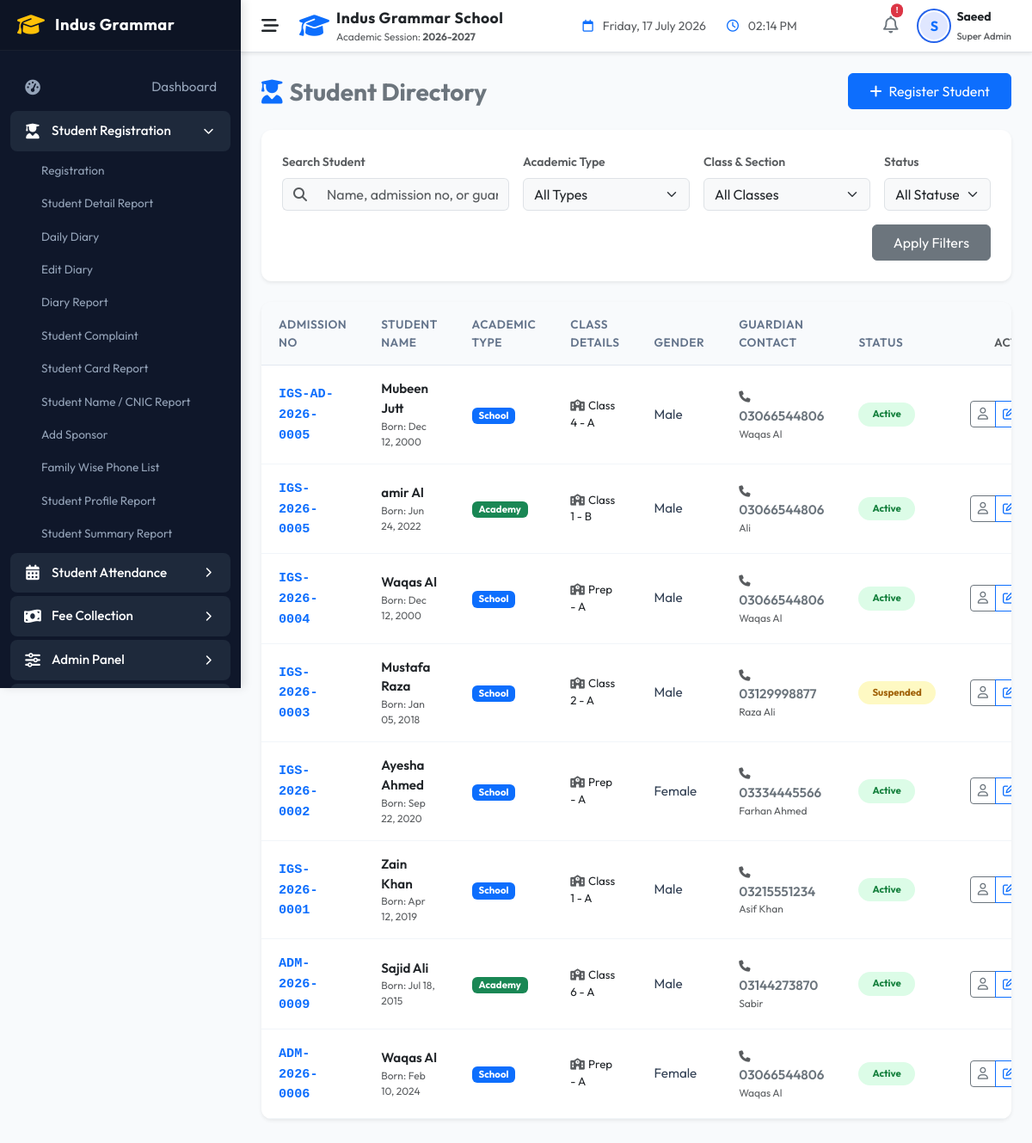
The app's page /indus-grammar-school-erp/modules/students/list.php (signed in) with its own data.
### tables this page shows
CREATE TABLE `students` (
  `id` int NOT NULL AUTO_INCREMENT,
  `admission_no` varchar(30) NOT NULL,
  `first_name` varchar(50) NOT NULL,
  `last_name` varchar(50) NOT NULL,
  `gender` enum('Male','Female','Other') NOT NULL,
  `date_of_birth` date NOT NULL,
  `enrollment_date` date NOT NULL,
  `class_id` int DEFAULT NULL,
  `status` enum('Active','Inactive','Suspended') DEFAULT 'Active',
  `guardian_name` varchar(100) NOT NULL,
  `guardian_phone` varchar(20) NOT NULL,
  `guardian_email` varchar(100) DEFAULT NULL,
  `address` text NOT NULL,
  `created_at` timestamp NULL DEFAULT CURRENT_TIMESTAMP,
  `updated_at` timestamp NULL DEFAULT CURRENT_TIMESTAMP ON UPDATE CURRENT_TIMESTAMP,
  `academic_type` varchar(50) NOT NULL DEFAULT 'School',
  `school_class` varchar(100) DEFAULT NULL,
  `school_section` varchar(50) DEFAULT NULL,
  `academy_program` varchar(100) DEFAULT NULL,
  `academy_batch` varchar(100) DEFAULT NULL,
  PRIMARY KEY (`id`),
  UNIQUE KEY `admission_no` (`admission_no`),
  KEY `idx_students_class` (`class_id`),
  KEY `idx_students_status` (`status`),
  KEY `idx_students_name` (`first_name`,`last_name`),
  CONSTRAINT `students_ibfk_1` FOREIGN KEY (`class_id`) REFERENCES `classes` (`id`)
);

CREATE TABLE `classes` (
  `id` int NOT NULL AUTO_INCREMENT,
  `class_name` varchar(50) NOT NULL,
  `section` varchar(10) NOT NULL,
  `created_at` timestamp NULL DEFAULT CURRENT_TIMESTAMP,
  PRIMARY KEY (`id`),
  UNIQUE KEY `idx_class_section` (`class_name`,`section`)
);

### indus-grammar-school-erp/helpers/helpers.php (called while the page is built, shortened)
<?php
function sanitize($data) {
    if (is_array($data)) {
        foreach ($data as $key => $value) {
            $data[$key] = sanitize($value);
        }
    } else {
        $data = trim($data);
        $data = stripslashes($data);
        $data = htmlspecialchars($data, ENT_QUOTES, 'UTF-8');
    }
    return $data;
}
function hasPermission(string $permissionCode): bool {
    if (($_SESSION['role_code'] ?? '') === ROLE_SUPER_ADMIN) {
        return true;
    }
    $permissions = $_SESSION['permissions'] ?? [];
    return in_array($permissionCode, $permissions);
}

### indus-grammar-school-erp/models/Student.php (called while the page is built, shortened)
<?php
class Student {
    public static function all(array $filters = [], int $limit = 10, int $offset = 0): array {
        try {
            $db = Database::getConnection();
            $sql = "SELECT s.*, c.class_name, c.section
                    FROM students s
                    LEFT JOIN classes c ON s.class_id = c.id
                    WHERE 1=1";
            $params = [];
            $sql .= " ORDER BY s.admission_no DESC LIMIT :limit OFFSET :offset";
            $stmt = $db->prepare($sql);
            $stmt->bindValue('limit', $limit, PDO::PARAM_INT);
            $stmt->bindValue('offset', $offset, PDO::PARAM_INT);
            $stmt->execute();
            return $stmt->fetchAll();
        } catch (PDOException $e) {
            error_log("Student::all error: " . $e->getMessage());
            return [];
        }
    }
}

### indus-grammar-school-erp/modules/students/list.php (the view, shortened to what this page needs)
<?php
include_once __DIR__ . '/../../includes/header.php';
$filters = [
    'class_id' => isset($_GET['class_id']) ? (int)$_GET['class_id'] : null,
    'status' => isset($_GET['status']) ? sanitize($_GET['status']) : null,
    'search' => isset($_GET['search']) ? sanitize($_GET['search']) : null,
    'academic_type' => isset($_GET['academic_type']) ? sanitize($_GET['academic_type']) : null
];
$limit = 10;
$page = isset($_GET['page']) ? (int)$_GET['page'] : 1;
$offset = ($page - 1) * $limit;
$students = Student::all($filters, $limit, $offset);
?>
<div class="row mb-4 align-items-center">
    <div class="col-sm-6">
        <h3 class="fw-bold text-secondary mb-0"><i class="fa-solid fa-user-graduate me-2 text-primary"></i>Student Directory</h3>
    </div>
    <div class="col-sm-6 text-sm-end mt-3 mt-sm-0">
        <?php if (hasPermission('student_create')): ?>
            <a href="registration.php" class="btn btn-primary px-4 py-2"><i class="fa-solid fa-plus me-2"></i>Register Student</a>
        <?php endif; ?>
    </div>
</div>
<div class="card border-0 shadow-sm mb-4" style="border-radius: 12px;">
    <div class="card-body p-4">
        <form method="GET" action="list.php" class="row g-3">
            <div class="col-12 col-md-4">
                <label for="search" class="form-label small fw-semibold text-muted">Search Student</label>
                <div class="input-group">
                    <span class="input-group-text bg-light border-end-0"><i class="fa-solid fa-magnifying-glass text-muted"></i></span>
                    <input type="text" class="form-control bg-light border-start-0" id="search" name="search" value="<?php echo sanitize($filters['search'] ?? ''); ?>" placeholder="Name, admission no, or guardian...">
                </div>
            </div>
            <div class="col-12 col-sm-6 col-md-3">
                <label for="academic_type" class="form-label small fw-semibold text-muted">Academic Type</label>
                <select class="form-select bg-light" id="academic_type" name="academic_type">
                    <option value="">All Types</option>
                </select>
            </div>
            <div class="col-12 col-sm-6 col-md-3">
                <label for="class_id" class="form-label small fw-semibold text-muted">Class & Section</label>
                <select class="form-select bg-light" id="class_id" name="class_id">
                    <option value="">All Classes</option>
                </select>
            </div>
            <div class="col-12 col-sm-6 col-md-2">
                <label for="status" class="form-label small fw-semibold text-muted">Status</label>
                <select class="form-select bg-light" id="status" name="status">
                    <option value="">All Statuses</option>
                </select>
            </div>
            <div class="col-12 text-end mt-3">
                <button type="submit" class="btn btn-secondary px-4 py-2">Apply Filters</button>
            </div>
        </form>
    </div>
</div>
<div class="custom-table-card shadow-sm border-0 mb-4">
    <div class="table-responsive">
        <table class="table custom-table table-hover align-middle">
            <thead>
                <tr>
                    <th>Admission No</th>
                    <th>Student Name</th>
                    <th>Academic Type</th>
                    <th>Class Details</th>
                    <th>Gender</th>
                    <th>Guardian Contact</th>
                    <th>Status</th>
                    <th class="text-end text-muted d-print-none">Actions</th>
                </tr>
            </thead>
            <tbody>
                <?php if (empty($students)): ?>
                    <tr>
                        <td colspan="8" class="text-center py-5">
                            <div class="text-muted">
                                <i class="fa-solid fa-users-slash d-block fs-1 mb-3 text-secondary opacity-50"></i>
                                <h5>No Students Found</h5>
                                <p class="small mb-0">Try clearing filters or register a new student record to begin.</p>
                            </div>
                        </td>
                    </tr>
                <?php else: ?>
                    <?php foreach ($students as $student): ?>
                        <tr>
                            <td><strong class="text-primary font-monospace"><?php echo sanitize($student['admission_no']); ?></strong></td>
                            <td>
                                <div class="fw-semibold text-dark"><?php echo sanitize($student['first_name'] . ' ' . $student['last_name']); ?></div>
                                <div class="text-muted small" style="font-size: 0.75rem;">Born: <?php echo date('M d, Y', strtotime($student['date_of_birth'])); ?></div>
                            </td>
                            <td>
                                <?php
                                $type = $student['academic_type'] ?? 'School';
                                $typeBadge = 'bg-primary';
                                if ($type === 'Academy') $typeBadge = 'bg-success';
                                ?>
                                <span class="badge <?php echo $typeBadge; ?> px-2 py-1 rounded"><?php echo sanitize($type); ?></span>
                            </td>
                            <td>
                                <div class="text-dark small"><i class="fa-solid fa-school me-1 text-muted"></i><?php echo sanitize(($student['class_name'] ?? $student['school_class'] ?? '-') . ' - ' . ($student['section'] ?? $student['school_section'] ?? 'A')); ?></div>
                            </td>
                            <td><?php echo sanitize($student['gender']); ?></td>
                            <td>
                                <div class="fw-semibold text-secondary"><i class="fa-solid fa-phone me-2 text-muted small"></i><?php echo sanitize($student['guardian_phone']); ?></div>
                                <div class="text-muted small" style="font-size: 0.75rem;"><?php echo sanitize($student['guardian_name']); ?></div>
                            </td>
                            <td>
                                <?php
                                $status = $student['status'];
                                $badgeClass = 'badge-soft-success';
                                if ($status === 'Inactive') {
                                    $badgeClass = 'bg-light text-secondary border';
                                } elseif ($status === 'Suspended') {
                                    $badgeClass = 'badge-soft-warning';
                                }
                                ?>
                                <span class="badge <?php echo $badgeClass; ?> px-3 py-2 rounded-pill"><?php echo $status; ?></span>
                            </td>
                            <td class="text-end d-print-none">
                                <div class="btn-group">
                                    <a href="profile_report.php?id=<?php echo $student['id']; ?>" class="btn btn-outline-secondary btn-sm" title="View Profile">
                                        <i class="fa-regular fa-user"></i>
                                    </a>
                                    <?php if (hasPermission('student_edit')): ?>
                                        <a href="registration.php?id=<?php echo $student['id']; ?>" class="btn btn-outline-primary btn-sm" title="Edit Student">
                                            <i class="fa-regular fa-pen-to-square"></i>
                                        </a>
                                    <?php endif; ?>
                                </div>
                            </td>
                        </tr>
                    <?php endforeach; ?>
                <?php endif; ?>
            </tbody>
        </table>
    </div>
</div>
<?php
include_once __DIR__ . '/../../includes/footer.php';
?>

### indus-grammar-school-erp/assets/css/style.css (style rules this page uses)
:root { --primary-color: #2563eb; --primary-hover: #1d4ed8; --primary-light: #eff6ff; --secondary-color: #0f172a; --bg-light: #f8fafc; --bg-sidebar: #0f172a; --sidebar-text: #94a3b8; --sidebar-active: #ffffff; --sidebar-hover-bg: #1e293b; --card-shadow: 0 4px 6px -1px rgb(0 0 0 / 0.1), 0 2px 4px -2px rgb(0 0 0 / 0.1); --card-hover-shadow: 0 10px 15px -3px rgb(0 0 0 / 0.1), 0 4px 6px -4px rgb(0 0 0 / 0.1); --border-color: #e2e8f0; --text-main: #334155; --text-muted: #64748b; --font-family: 'Outfit', sans-serif; --sidebar-width: 280px; --sidebar-collapsed-width: 70px; --transition-speed: 0.3s; }
body { font-family: var(--font-family); background-color: var(--bg-light); color: var(--text-main); overflow-x: hidden; }
.custom-table-card { background-color: #ffffff; border: 1px solid var(--border-color); border-radius: 12px; overflow: hidden; box-shadow: var(--card-shadow); }
.custom-table { margin-bottom: 0; }
.custom-table th { background-color: #f8fafc; font-weight: 600; color: var(--text-muted); font-size: 0.85rem; text-transform: uppercase; letter-spacing: 0.5px; padding: 16px 20px; border-bottom: 1px solid var(--border-color); }
.custom-table td { padding: 16px 20px; vertical-align: middle; color: var(--text-main); font-size: 0.95rem; border-bottom: 1px solid #f1f5f9; }
.badge-soft-success { background-color: #dcfce7; color: #15803d; }
.badge-soft-warning { background-color: #fef9c3; color: #a16207; }

### records on screen
students: admission_no "IGS-AD-2026-0005", first_name+last_name "Mubeen Jutt", date_of_birth "Dec 12, 2000", academic_type "School", class.section "Class 4 - A", gender "Male", guardian_phone "03066544806", guardian_name "Waqas Al", status "Active"
students: admission_no "IGS-2026-0005", first_name+last_name "amir Al", date_of_birth "Jun 24, 2022", academic_type "Academy", class.section "Class 1 - B", gender "Male", guardian_phone "03066544806", guardian_name "Ali", status "Active"
students: admission_no "IGS-2026-0004", first_name+last_name "Waqas Al", date_of_birth "Dec 12, 2000", academic_type "School", class.section "Prep - A", gender "Male", guardian_phone "03066544806", guardian_name "Waqas Al", status "Active"
students: admission_no "IGS-2026-0003", first_name+last_name "Mustafa Raza", date_of_birth "Jan 05, 2018", academic_type "School", class.section "Class 2 - A", gender "Male", guardian_phone "03129998877", guardian_name "Raza Ali", status "Suspended"
students: admission_no "IGS-2026-0002", first_name+last_name "Ayesha Ahmed", date_of_birth "Sep 22, 2020", academic_type "School", class.section "Prep - A", gender "Female", guardian_phone "03334445566", guardian_name "Farhan Ahmed", status "Active"
students: admission_no "IGS-2026-0001", first_name+last_name "Zain Khan", date_of_birth "Apr 12, 2019", academic_type "School", class.section "Class 1 - A", gender "Male", guardian_phone "03215551234", guardian_name "Asif Khan", status "Active"
students: admission_no "ADM-2026-0009", first_name+last_name "Sajid Ali", date_of_birth "Jul 18, 2015", academic_type "Academy", class.section "Class 6 - A", gender "Male", guardian_phone "03144273870", guardian_name "Sabir", status "Active"
students: admission_no "ADM-2026-0006", first_name+last_name "Waqas Al", date_of_birth "Feb 10, 2024", academic_type "School", class.section "Prep - A", gender "Female", guardian_phone "03066544806", guardian_name "Waqas Al", status "Active"

### other values on screen
CURRENT_ACADEMIC_YEAR "2026-2027"
substr($currentUser['username'] ?? 'U', 0, 1) "S"
$currentUser['role_name'] "Super Admin"
